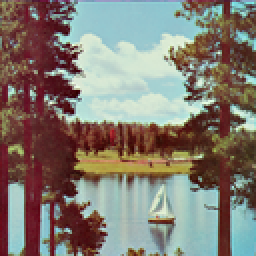
%> input picture img/4.2.06.tiff, 128 x 128 px, shrunk from 512 x 512 before the run (shown 2 times larger)
$ octave test_speed.m   (GNU Octave 9; MATLAB toolbox functions it lacks are replaced by stand-ins)
%> lines starting %> are read from the running program, lines starting %| are printed output that depends on the picture
### main/generate_chaos_01.m
function seq = generate_chaos_01(x0, r, M, N)
% 生成 z_encrypt / z_decrypt 使用的 M x N 混沌序列。
% 与 performance_test.m 中的局部函数保持一致。

total = M * N;
seq_length = total + 1000;
seq_vector = zeros(seq_length, 1);
seq_vector(1) = x0;

for k = 2:seq_length
    seq_vector(k) = mod(100 * sin((pi * seq_vector(k-1))^r) * ...
                        exp(26 * (1 - seq_vector(k-1))), 1);
end

seq_vector = seq_vector(1001:end);
seq_vector = seq_vector(1:total);
seq = reshape(seq_vector, [M, N]);
end

### main/CML.m
function result_matrix = CML(N, iterations, a, e, p, q, x1)
    % 初始化必要的变量
    L=N;
    % 总迭代次数 = 瞬态消除次数 + 需要保存的迭代次数
    transient_iterations = 1000;
    total_iterations = transient_iterations + iterations;

    result_matrix = zeros(N, iterations);

    % 进行迭代，先消除瞬态
    for iter = 1:total_iterations
        x_new1 = zeros(1, N); % 新的状态向量
        for i = 1:N
            left = mod(i-2, L) + 1;    % 左邻居
            right = mod(i, L) + 1;     % 右邻居
            j_idx = mod(1 * i + p * i, L) + 1;
            k_idx = mod(q * i + (p * q + 1) * i, L) + 1;

            % 应用自定义映射函数
            f_x_i = mod(100*sin((pi*x1(i))^a)*exp(26*(1-x1(i))), 1);
            f_x_neighbors = mod(100*sin((pi*sqrt(x1(left)*x1(j_idx)))^a)*exp(26*(1-sqrt(x1(left)*x1(j_idx)))), 1)...
                           + mod(100*sin((pi*sqrt(x1(right)*x1(k_idx)))^a)*exp(26*(1-sqrt(x1(right)*x1(k_idx)))), 1);

            % 更新状态
            x_new1(i) = (1 - e) * f_x_i + (e / 2) * f_x_neighbors;
        end

        x1 = x_new1;  % 更新状态
        e = 3.99 * e * (1 - e);  % 更新耦合参数

        % 只有在瞬态消除后，才将当前状态保存到 result_matrix 中
        if iter > transient_iterations
            result_matrix(:, iter - transient_iterations) = x1;
        end
    end
end

### main/generate_chaos_sequence.m
function chaos_sequence = generate_chaos_sequence(initial_key, r, length)
    chaos_sequence = zeros(1, length);

    % 初始化混沌系统
    x = initial_key;
    for i = 1:1000  % 瞬态消除
        x = mod(100 * sin((pi *  x)^r) * exp(26 * (1 -  x)), 1);
    end

    % 生成混沌序列
    for i = 1:length
        x = mod(100 * sin((pi *  x)^r) * exp(26 * (1 -  x)), 1);
        chaos_sequence(i) = x;
    end
end

### main/Generate_index_matrix.m
function [index_matrix1, index_matrix2, index_matrix3] = Generate_index_matrix(n, a, e, p, q, x1, big_chaotic_matrix)
%第 7 个可选参数 big_chaotic_matrix
% 如果传入预生成的混沌矩阵，则直接使用；否则内部生成

if nargin < 7 || isempty(big_chaotic_matrix)
    P = 5 * n;
    big_chaotic_matrix = CML(n, P, a, e, p, q, x1);
end

chaotic_matrix1 = big_chaotic_matrix(:, 1:n);
chaotic_matrix2 = big_chaotic_matrix(:, n+1:2*n);
chaotic_matrix3 = big_chaotic_matrix(:, 2*n+1:3*n);

element_sort_idx = zeros(n, n, 3);
for i = 1:n
    for j = 1:n
        elements = [chaotic_matrix1(i,j), chaotic_matrix2(i,j), chaotic_matrix3(i,j)];
        [~, sort_idx] = sort(elements);
        element_sort_idx(i,j,:) = sort_idx;
    end
end

index_matrix1 = zeros(n, n, 3);
index_matrix2 = zeros(n, n, 3);
index_matrix3 = zeros(n, n, 3);

% --- 索引矩阵 1 ---
flat_grad1 = chaotic_matrix1(:);
[~, sorted_grad_indices1] = sort(flat_grad1);
for idx = 1:length(sorted_grad_indices1)
    grad_idx1 = sorted_grad_indices1(idx);
    i = ceil(grad_idx1 / n);
    j = mod(grad_idx1 - 1, n) + 1;
    target_i = ceil(idx / n);
    target_j = mod(idx - 1, n) + 1;
    index_matrix1(target_i, target_j, :) = [i, j, element_sort_idx(target_i, target_j, 1)];
end

% --- 索引矩阵 2 ---
flat_grad2 = chaotic_matrix2(:);
[~, sorted_grad_indices2] = sort(flat_grad2);
for idx = 1:length(sorted_grad_indices2)
    grad_idx2 = sorted_grad_indices2(idx);
    i = ceil(grad_idx2 / n);
    j = mod(grad_idx2 - 1, n) + 1;
    target_i = ceil(idx / n);
    target_j = mod(idx - 1, n) + 1;
    index_matrix2(target_i, target_j, :) = [i, j, element_sort_idx(target_i, target_j, 2)];
end

% --- 索引矩阵 3 ---
flat_grad3 = chaotic_matrix3(:);
[~, sorted_grad_indices3] = sort(flat_grad3);
for idx = 1:length(sorted_grad_indices3)
    grad_idx3 = sorted_grad_indices3(idx);
    i = ceil(grad_idx3 / n);
    j = mod(grad_idx3 - 1, n) + 1;
    target_i = ceil(idx / n);
    target_j = mod(idx - 1, n) + 1;
    index_matrix3(target_i, target_j, :) = [i, j, element_sort_idx(target_i, target_j, 3)];
end

end

### main/z_encrypt.m
% function encrypted_img = z_encrypt(img, seq, z, BIG_NUMBER)
%     % 图像加密函数
%     % 输入:
%     %   img - 原始图像（灰度）
%     %   seq - 混沌序列矩阵，与图像同尺寸
%     %   z - 指数计算参数
%     %   BIG_NUMBER - 大数因子
%     % 输出:
%     %   encrypted_img - 加密后的图像
%
%     [M, N] = size(img);
%     encrypted_img = zeros(M, N, 'uint8');
%
%     for i = 1:M
%         for j = 1:N
%             % 原像素值
%             pixel = double(img(i, j));
%             % 混沌值
%             ck = seq(i, j);
%             % 计算扰动
%             exponent = ck;  % 直接用ck作为指数
%             t = z^(-exponent);
%             perturbation = mod(round(t * BIG_NUMBER), 256);
%             % 加密
%             enc_value = mod(pixel + perturbation, 256);
%             encrypted_img(i, j) = uint8(enc_value);
%         end
%     end
% end

function encrypted_img = z_encrypt(img, seq, z, BIG_NUMBER)
    % 彩色图像加密函数
    % 输入:
    %   img - 原始图像（彩色，M×N×3）
    %   seq - 混沌序列矩阵，与每个颜色通道同尺寸（M×N）
    %   z - 指数计算参数
    %   BIG_NUMBER - 大数因子
    % 输出:
    %   encrypted_img - 加密后的彩色图像

    [M, N, C] = size(img);

    % 检查是否为彩色图像
    if C ~= 3
        error('输入必须是彩色图像（3个通道）');
    end

    encrypted_img = zeros(M, N, C);

    % 对每个颜色通道分别加密
    for ch = 1:C
        for i = 1:M
            for j = 1:N
                % 原像素值
                pixel = double(img(i, j, ch));
                % 混沌值（每个通道使用相同的混沌序列）
                ck = seq(i, j);
                % 计算扰动
                exponent = ck;
                t = z^(-exponent);
               perturbation = mod(round(t * BIG_NUMBER), 256);
                % 加密
                enc_value = mod(pixel + perturbation, 256);
                encrypted_img(i, j, ch) = enc_value;
            end
        end
    end
end

### main/zhiluan.m
function [scrambled_rgb] = zhiluan(img,index_matrix1,index_matrix2,index_matrix3)

  [H, W, C] = size(img);
  imgR = img(:,:,1);
  imgG = img(:,:,2);
  imgB = img(:,:,3);
  N=H;
  % 初始化置乱后的图像
scrambled_R = zeros(N, N);
scrambled_G = zeros(N, N);
scrambled_B = zeros(N, N);

% 遍历每个位置
for i = 1:N
    for j = 1:N
        target_i1 = index_matrix1(i,j,1);  % 列排序索引
        target_j1 = index_matrix1(i,j,2);  % 行排序索引
        target_i2 = index_matrix2(i,j,1);
        target_j2 = index_matrix2(i,j,2);
        target_i3 = index_matrix3(i,j,1);
        target_j3 = index_matrix3(i,j,2);
        % 获取当前位置三个索引矩阵的第三个数据
        third_val1 = index_matrix1(i,j,3);  % 对应R通道的索引矩阵
        third_val2 = index_matrix2(i,j,3);  % 对应G通道的索引矩阵
        third_val3 = index_matrix3(i,j,3);  % 对应B通道的索引矩阵

        % 根据第三个数据的值决定像素值的来源
        % R通道置乱
        switch third_val1
            case 1
                scrambled_R(target_i1,target_j1) = imgR(i,j);  % 保持原R通道
            case 2
                scrambled_R(target_i1,target_j1) = imgG(i,j);  % 使用G通道
            case 3
                scrambled_R(target_i1,target_j1) = imgB(i,j);  % 使用B通道
        end

        % G通道置乱
        switch third_val2
            case 1
                scrambled_G(target_i2,target_j2) = imgR(i,j);  % 使用R通道
            case 2
                scrambled_G(target_i2,target_j2)  = imgG(i,j);  % 保持原G通道
            case 3
                scrambled_G(target_i2,target_j2)  = imgB(i,j);  % 使用B通道
        end

        % B通道置乱
        switch third_val3
            case 1
                scrambled_B(target_i3,target_j3) = imgR(i,j);  % 使用R通道
            case 2
                scrambled_B(target_i3,target_j3) = imgG(i,j);  % 使用G通道
            case 3
                scrambled_B(target_i3,target_j3) = imgB(i,j);  % 保持原B通道
        end
    end
end

% 组合置乱后的RGB图像
scrambled_rgb = cat(3, scrambled_R, scrambled_G, scrambled_B);

end

### main/kuosan.m
function [encrypted_image, laplace_map] = kuosan(original_image, main_key, mu, chaos_seq)


laplace_kernel = [0, 1, 0; 1, -4, 1; 0, 1, 0];
[H, W, ~] = size(original_image);

image_R = original_image(:,:,1);
image_G = original_image(:,:,2);
image_B = original_image(:,:,3);
img = [image_R, image_G, image_B];

laplace_map = conv2(img, laplace_kernel, 'same');
L_max = max(abs(laplace_map(:)));
if L_max == 0, L_max = 1; end

% 若未提供混沌序列，则内部生成
if nargin < 4 || isempty(chaos_seq)
    chaos_length = H * (3*W) * 2;
    chaos_seq = generate_chaos_sequence(main_key, mu, chaos_length);
end

[encrypted_image_zuhe] = laplace_diffusion_encrypt(...
    img, main_key, mu, laplace_map, L_max, chaos_seq);

encrypted_image_R = encrypted_image_zuhe(:, 1:H);
encrypted_image_G = encrypted_image_zuhe(:, H+1:H*2);
encrypted_image_B = encrypted_image_zuhe(:, 2*H+1:3*H);
encrypted_image = cat(3, encrypted_image_R, encrypted_image_G, encrypted_image_B);
end

### main/laplace_diffusion_encrypt.m
function encrypted_image = laplace_diffusion_encrypt(...
    original_image, main_key, mu, laplace_map, L_max, chaos_seq)
% Optimized implementation.
% The encryption scheme is unchanged; only type conversions and boundary
% checks inside the scanning loops are reduced.

[height, width] = size(original_image);
total_pixels = height * width;

if nargin < 6 || isempty(chaos_seq)
    chaos_length = total_pixels * 2;
    chaos_seq = generate_chaos_sequence(main_key, mu, chaos_length);
end

keys   = uint8(chaos_seq(1:total_pixels * 2) * 255);
absL   = uint8(mod(abs(laplace_map), 256));
border = uint8(main_key * 255);

P = uint8(original_image);
encrypted_image = zeros(height, width, 'uint8');

key_idx = 1;

% ---------- forward diffusion ----------
for i = 1:height
    if i == 1
        above = border * ones(1, width, 'uint8');
    else
        above = encrypted_image(i - 1, :);
    end

    left = border;

    for j = 1:width
        s = uint16(left) + uint16(above(j)) + uint16(absL(i, j));
        d = uint8(mod(s, 256));

        v = bitxor(bitxor(P(i, j), keys(key_idx)), d);
        encrypted_image(i, j) = v;

        left = v;
        key_idx = key_idx + 1;
    end
end

% ---------- backward diffusion ----------
for i = height:-1:1
    if i == height
        below = border * ones(1, width, 'uint8');
    else
        below = encrypted_image(i + 1, :);
    end

    right = border;

    for j = width:-1:1
        s = uint16(right) + uint16(below(j)) + uint16(absL(i, j));
        d = uint8(mod(s, 256));

        v = bitxor(bitxor(encrypted_image(i, j), keys(key_idx)), d);
        encrypted_image(i, j) = v;

        right = v;
        key_idx = key_idx + 1;
    end
end
end

### main/test_speed.m
clear; close all; clc;

% 参数设置
x0 = 0.6;
r0 = 4;
z  = 0.6;
B  = 1e17;
a  = 5;
e  = 0.9;
p  = 13;
q  = 7;
main_key = 0.75;
mu = 4;

addpath('..\img');
%img = uint8(imread('4.1.04.tiff')); %%256
img = uint8(imread('4.2.06.tiff')); %%512
%> img is the input picture: size 128x128x3 uint8; mean R, G, B 131, 124.4, 114.9
M = size(img, 1);
%> M = 128
N = size(img, 2);
%> N = 128

rng(0);
x1 = rand(1, N);

seq = generate_chaos_01(x0, r0, M, N);
big_chaotic_matrix = CML(N, 5 * N, a, e, p, q, x1);
chaos_seq = generate_chaos_sequence(main_key, mu, 2 * M * (3 * N));
[im1, im2, im3] = Generate_index_matrix(N, a, e, p, q, x1, big_chaotic_matrix);
%> after the loop in Generate_index_matrix, `for idx = 1:length(sorted_grad_indices3)`:
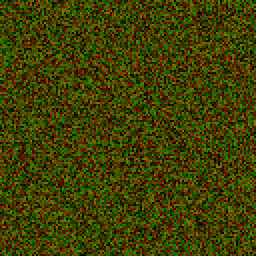
%> index_matrix3: size 128x128x3 double (shown 2 times larger); mean R, G, B 64.5, 64.5, 2; mean of the top-left, top-right, bottom-left and bottom-right quarters 43.7, 43.7, 43.7, 43.5

tic;
C1 = z_encrypt(img, seq, z, B);
%> after the loop in z_encrypt, `for ch = 1:C`:
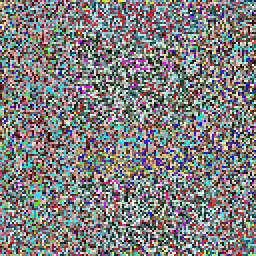
%> encrypted_img: size 128x128x3 double (shown 2 times larger); mean R, G, B 127.7, 126.8, 126.6
C2 = zhiluan(C1, im1, im2, im3);
%> after the loop in zhiluan, `for i = 1:N`:
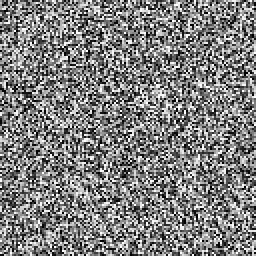
%> scrambled_B: size 128x128 double (shown 2 times larger); min 0, max 255, mean 127.1
%> after the loop in zhiluan, `for i = 1:N`:
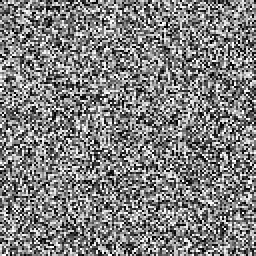
%> scrambled_G: size 128x128 double (shown 2 times larger); min 0, max 255, mean 127.3
%> after the loop in zhiluan, `for i = 1:N`:
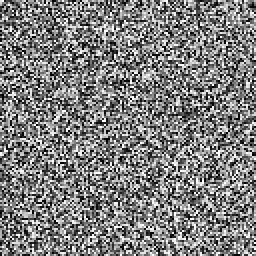
%> scrambled_R: size 128x128 double (shown 2 times larger); min 0, max 255, mean 126.6; mean of the top-left, top-right, bottom-left and bottom-right quarters 124.1, 126.6, 125.7, 130.1
[C, laplace_map] = kuosan(C2, main_key, mu, chaos_seq);
%> after the loop in laplace_diffusion_encrypt, `for i = height:-1:1`:
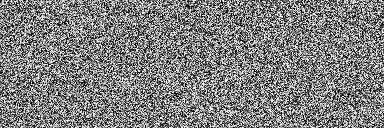
%> encrypted_image: size 128x384 uint8; min 0, max 255, mean 127.4
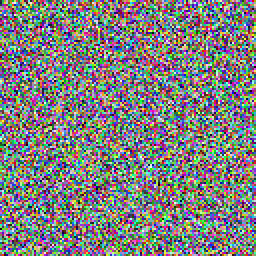
%> C: size 128x128x3 uint8 (shown 2 times larger); mean R, G, B 127.4, 127.5, 127.3
enc_time = toc;

throughput_Mbps = (M * N * 3 * 8) / enc_time / 1e6;

fprintf('\n速度测试结果:\n');
fprintf('  图像尺寸:   %d x %d x 3\n', M, N);
%|   图像尺寸:   128 x 128 x 3
fprintf('  加密时间:   %.4f s\n', enc_time);
fprintf('  吞吐量:     %.2f Mbit/s\n', throughput_Mbps);
%|   吞吐量:     0.11 Mbit/s
